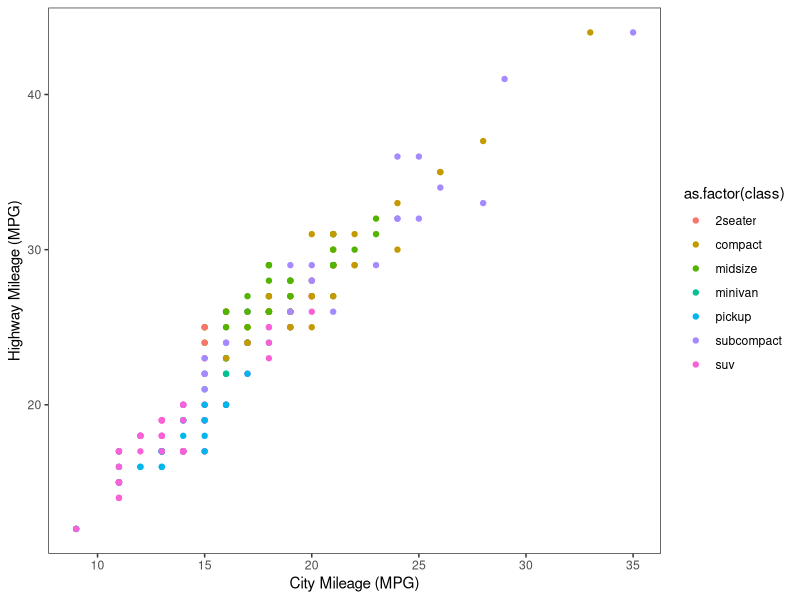
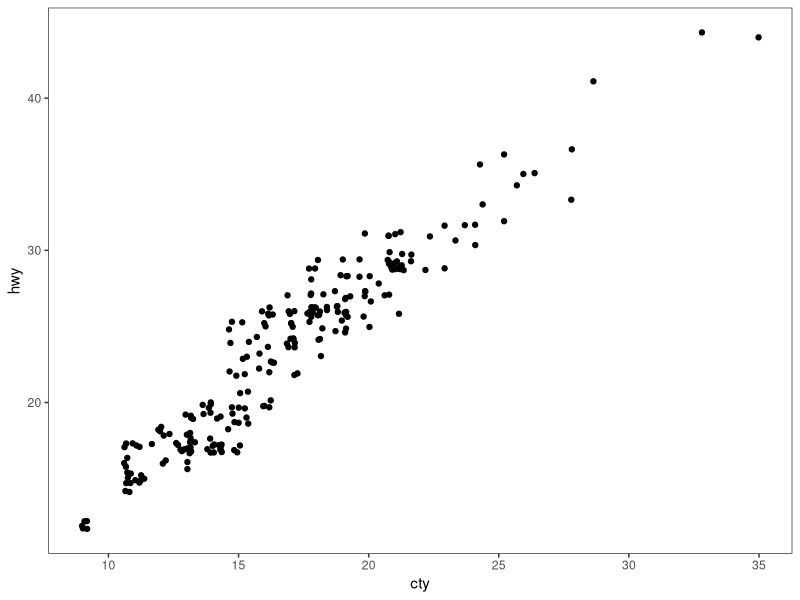
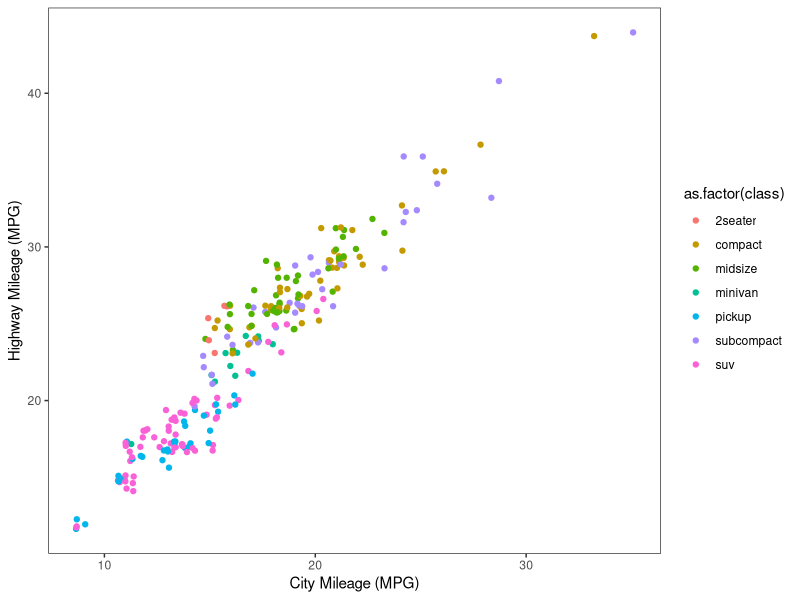
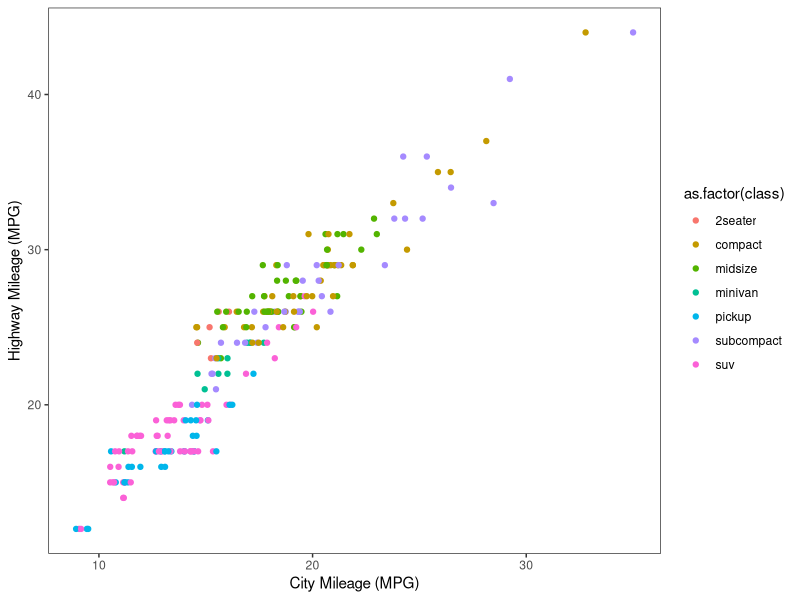
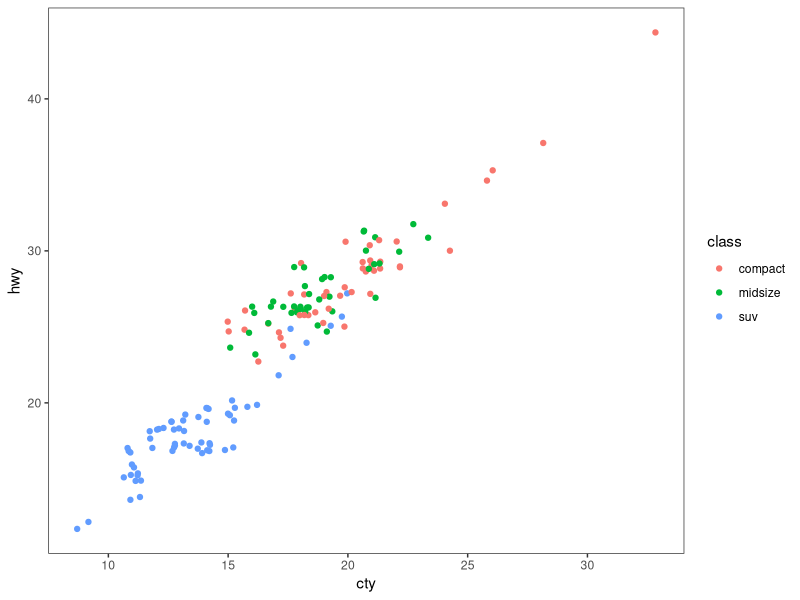
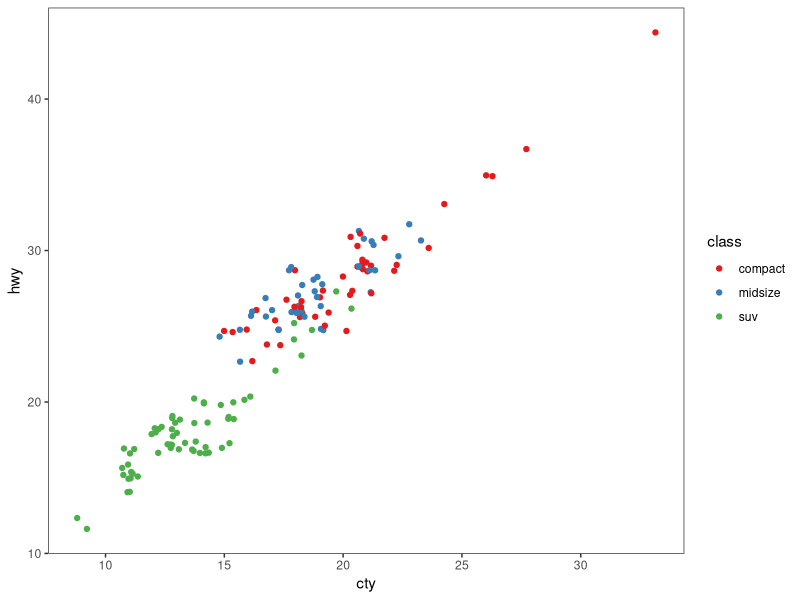
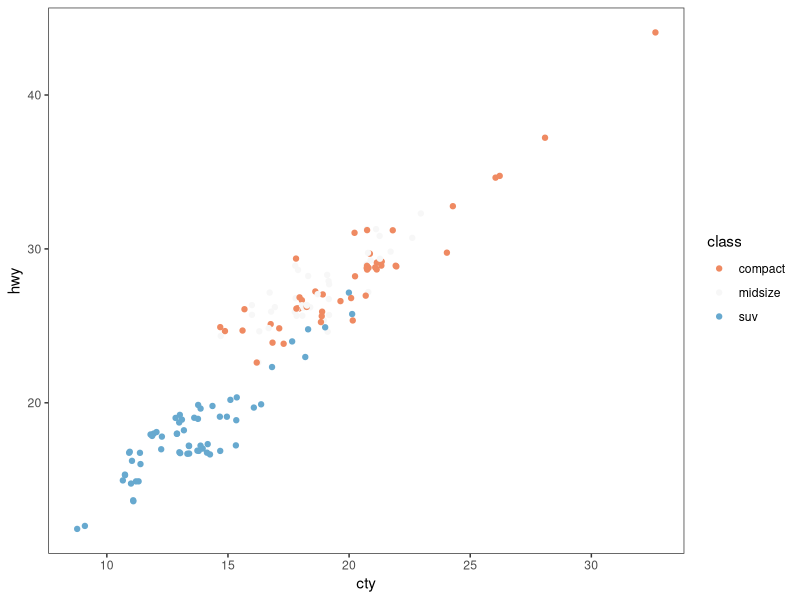
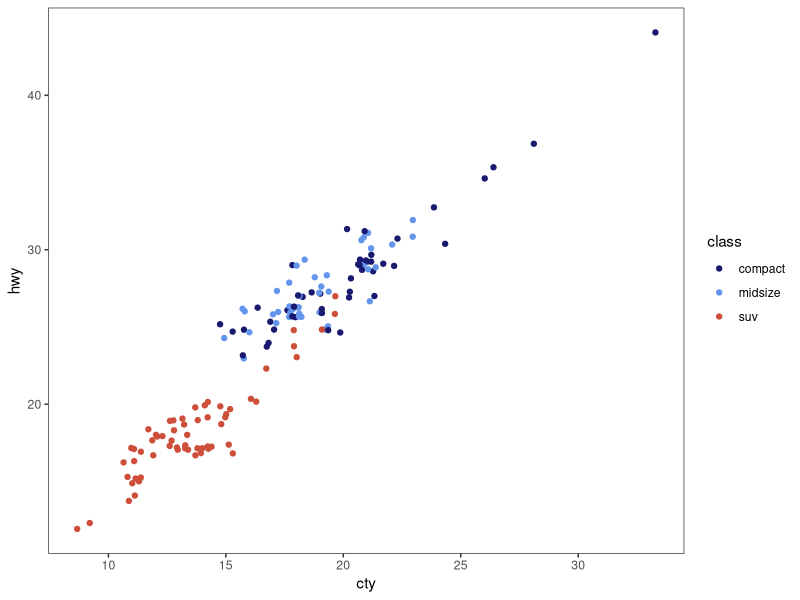

Source code (R) for these figures, in order: (Note: this script raises an error after producing the figures.)
# ---------------------------------------------------------- #
#### MODULE 3: Plot even more data!                       ####               
# ---------------------------------------------------------- #

## OBJECTIVE:
# 1. To develop a "grammar of graphics".
# 2. To become comfortable using ggplot2 for exploratory data visualization.


# ---------------------------------------------------------- #
#### SET UP:                                              ####
# ---------------------------------------------------------- #
# REMINDER: In RStudio, open the Rproject for our course (UNCG_DataWrangling), 
# pull any changes from GitHub, and navigate to the branch you created for 
# yourself (just a single branch for the whole semester) in RStudio's Git tab.
# Open this week's assignment in this new branch to complete and submit on GitHub.
# Ideally, you'll commit your answers a bit at a time as you work through
# this assignment, rather than committing all at once at the end.

# Reminder of some helpful resources for graphing in R:
# ggplot Cookbook: http://www.cookbook-r.com/Graphs/
# Official ggplot2 Book: https://ggplot2-book.org/
# Themes in ggplot2: https://ggplot2-book.org/polishing.html#themes

# In ggplot2, aesthetic means “something you can see”. Each aesthetic is a
# mapping between a visual cue and a variable.
# Examples include:
# position (i.e., on the x and y axes)
# color (“outside” color)
# fill (“inside” color)
# shape (of points)
# line type
# size

# Each type of geometric object (geom) accepts only a subset of all aesthetics.
# Refer to the geom help pages to see what mappings each geom accepts. Aesthetic
# mappings are set with the aes() function.

# TASK: We will be using the ggplot2 package for graphing. Fortunately, ggplot2 
# is nested within the tidyverse package (along with many others).
# Start by writing code to load the tidyverse library.
# HINT: see the end of assignment #1 if you forgot how to load a package.

library(tidyverse)

# TASK: Write code below to set your theme to black and white and both your major
# AND minor gridlines to element_blank for all plots you'll be making today.
# HINT: Check back to last week's assignment section 1.9 for setting themes for
# all plots.
theme_set(theme_bw()) 
theme_update(panel.grid.major = element_blank(),
             panel.grid.minor = element_blank())

# ---------------------------------------------------------- #
#### 1.0 CORRELATION                                      ####
# ---------------------------------------------------------- #

# We learned how to make correlations last week, but it never hurts to get
# more practice! Let's start by using a data set built into ggplot2.
# The mpg dataset looks at the gas efficiency of different cars. Run the following
# code to load the data:
data(mpg, package = "ggplot2")

# TASK: Create a scatterplot (i.e., a dot plot) to relate city and highway mileage.
# Color the points by the class of car (class column) and label the x and y axis 
# to be more informative (City Mileage (MPG) vs Highway Mileage (MPG)).
# HINT: Refer back to last week's assignment or the ggplot help resources if you 
# forget how to make a scatterplot.
ggplot(mpg, aes(x=cty, y=hwy)) + 
  geom_point(aes(color=as.factor(class))) +
  xlab("City Mileage (MPG)") + 
  ylab("Highway Mileage (MPG)")
             

# Looks alright, but the graph may be hiding some information...
# QUESTION: How many data points are in the mpg dataframe?
# 234

# QUESTION: Approximately how many dots are in the graph you just made? How does
# that compare to the number of observations in the dataframe?
# about a quarter of the total number of data points are plotted

# Try another correlation-focused geom that addresses this problem by running
# the following code:
ggplot(data=mpg, aes(x=cty, y=hwy)) + 
  geom_jitter()


# QUESTION: What happened when you created the plot with geom_jitter?
# overlapping dots are spread out ("jittered") at random

ggplot(mpg, aes(x=cty, y=hwy)) + 
  geom_jitter(aes(color=as.factor(class))) +
  xlab("City Mileage (MPG)") + 
  ylab("Highway Mileage (MPG)")

# QUESTION: Run the code to create a plot using geom_jitter a second time. Then run it
# again and again. What happens each time? Why is this happening?
# because the added variation is random 

# TASK: The default in geom_jitter is to jitter (or slightly move) the points away
# from each other in both the x and y directions. Check the help file for geom_jitter
# and write code below to make a graph where you jitter points in only the x-dimension
# by 0.5.

ggplot(mpg, aes(x=cty, y=hwy)) + 
  geom_jitter(aes(color=as.factor(class)),
              height = 0,
              width = .5) +
  xlab("City Mileage (MPG)") + 
  ylab("Highway Mileage (MPG)")

# ---------------------------------------------------------- #
#### 1.1 DETOUR! COLORS, COLORS, COLORS                   ####
# ---------------------------------------------------------- #

# Our world is so colorful, and our graphs can be too! But we want to be mindful
# of our color choices to not only be beautiful, but also informative and accessible.

# TASK: Create a new dataframe that filters our mpg data down to only information
# for car classes compact, midsize, and suv using an %in% statement. Name your 
# new dataframe mpgSubset.
# HINT: Refer back to the Transform assignment if you want help with %in% (or 
# try googling!)

mpgSubset <- mpg %>%
  filter(class %in% c("compact", "midsize", "suv"))


# ggplot has lots of nice (and some not so nice) built-in color palettes that we 
# can use to fill our bars with color. Try running the following code:
ggplot(data=mpgSubset, aes(x=cty, y=hwy, color=class)) +
  geom_jitter()

# The code above supplies us with ggplot's default color palette, which I find not
# so pleasing. Let's try to change this!

# We can add a statement specifying the scale of colors we would prefer. One way
# to do this is to use other pre-set palettes from ggplot. Run the code below to 
# ask ggplot to use the color brewer's palette called Set 1.
ggplot(data=mpgSubset, aes(x=cty, y=hwy, color=class)) +
  geom_jitter() +
  scale_color_brewer(palette="Set1")

# Alternatively, we could use the "RdBu" palette:
ggplot(data=mpgSubset, aes(x=cty, y=hwy, color=class)) +
  geom_jitter() +
  scale_color_brewer(palette="RdBu")

# QUESTION: Investigate the color brewer's range of palettes at this website: 
# https://r-graph-gallery.com/38-rcolorbrewers-palettes.html
# What do you notice about the colors chosen from each of the palettes that we
# used above? (i.e., does it use the first three colors in the palette? The last
# three? Some other combination?)
# when the palette is considered sequential or qualitative, it appears that the colors picked are equidistant from each other along the gradient. The diverging palette just takes the first three colors, because the colors aren't related in any way (along a gradient)


# We could also pick out EXACTLY which colors we want for our figure. 
# There are 4 main ways to specify colors in R:
### by name
### by number
### by Hex code
### with the rgb() function

# By Name: R allows you to call more than 600 colors by name! Run the following
# code to see a list:
colors()

# We can put in the colors we chose for each variable by adding the 
# scale_color_manual() function to our plot. Try it out by running the following
# code:
ggplot(data=mpgSubset, aes(x=cty, y=hwy, color=class)) +
  geom_jitter() +
  scale_color_manual(values=c('midnightblue', 'cornflowerblue', 'tomato3'))


# You can also chose colors by number, which are assigned in R.


ggplot(data=mpgSubset, aes(x=cty, y=hwy, color=class)) +
  geom_jitter() +
  scale_color_manual(values=c(391, 17, 394))

# TASK: Copy and paste the code to make our scatterplot and replace the color names
# with three numbers of your choice (between 1 and 657). How does your new figure look?
# HINT: remember to remove the quotation marks when calling numbers.
# it looks kinda ugly now... 

# QUESTION: How do you think you could figure out which color name belongs to
# each color number?
# HINT: Try creating a dataframe from color() by passing it into the
# as.data.frame() function.
colors_df <- colors()

colors <- as.data.frame(colors_df)

# You can also chose colors by Hex code. A Hex color code is a 6-symbol code made
# of up to three 2-symbol elements (6 symbols in length all together). Each of 
# the 2-symbol elements represents a color value in the Red-Green-Blue (RGB) color
# scale from 0 to 255. Hex codes are written with a # in front of them. Let's try
# out calling our colors using hex code.
ggplot(data=mpgSubset, aes(x=cty, y=hwy, color=class)) +
  geom_jitter() +
  scale_color_manual(values=c('#191970', '#6495ED', '#FF6347'))

# There are two great things about hex codes. First, you can call ANY color you 
# want with a hex code. That is, you're not limited to the 657 colors that are
# in ggplot. By specifying the color by hex code, you can pick literally anything!

# TASK: Google the search term "color picker". This should bring up google's color
# picker (in addition to a billion other color picking websites). Use this color
# picker to generate the hex codes for three new colors of your choice. Then copy
# and paste the above code, replacing the hex codes with your color choices.
ggplot(data=mpgSubset, aes(x=cty, y=hwy, color=class)) +
  geom_jitter() +
  scale_color_manual(values=c('#87db27', '#4287f5', '#fa4869'))

# The second great thing about hex codes is that you can control the transparency
# of your colors. Transparency is set in a hex code by adding two extra symbols
# to the end, which together make up the "alpha" element. Adding 00 to the end 
# of your hex code will make your color completely transparent, while adding FF 
# to the end will make it completely opaque. Any number/letters in-between will 
# result in partial transparency. You can find a complete list of transparencies
# between 0-100% here: https://gist.github.com/lopspower/03fb1cc0ac9f32ef38f4

# TASK: Try out transparency by copying and pasting your graph code below and
# adding the alpha element to the end of each of your hex codes to make your
# first color 0% transparent, your second color 50% transparent, and your third
# color 100% transparent.
ggplot(data=mpgSubset, aes(x=cty, y=hwy, color=class)) +
  geom_jitter() +
  scale_color_manual(values=c('#87db2700',   '#4287f580',  '#fa4869FF'))

# QUESTION: What happened to the point that you set to 100% transparent?
# The compact class points set to 100% transparent are now invisible

# Finally, we can set our colors using the rgb() function. This operates very
# similarly to the hex code, where you can pick exactly the color and transparency
# you want. Try it out by running the following code:
ggplot(data=mpgSubset, aes(x=cty, y=hwy, color=class)) +
  geom_jitter() +
  scale_color_manual(values=c(rgb(.10, .10, .44, .5), rgb(.39, .58, .93, .5), rgb(1.0, .39, .28, .5)))

# TASK: Modify the above code to make all of your points 50% transparent.

# There are so many inventive and artistic people in the world who have expanded
# the offerings for colors in ggplot. Check out some notable ones listed below
# when choosing colors for this assignment.
### Color-blind friendly palettes: https://github.com/JLSteenwyk/ggpubfigs
### Color palettes from vintage National Parks posters: https://github.com/katiejolly/nationalparkcolors
### Color palettes based on Wes Anderson movies: https://github.com/karthik/wesanderson
### Color palettes from famous Dutch paintings: https://github.com/EdwinTh/dutchmasters


# ---------------------------------------------------------- #
#### 1.2 DETOUR! LEGENDS                                  ####
# ---------------------------------------------------------- #

# When you specify colors in your ggplot code, R throws in a bonus legend for free!
# However, this legend is often not as clear or visually appealing as we might 
# prefer. But as with all geometric objects in ggplot, legends can be easily altered.

# Run the following code to create a scatter plot. Feel free to modify the colors
# as you prefer!
ggplot(data=mpgSubset, aes(x=cty, y=hwy, color=class)) +
  geom_jitter()

# QUESTION: Where did ggplot get the legend title and values from?
# the color=class section is telling r to assign colors based on the three class variables, and the values are pulled from the pre-existing color palette within ggplot. The legend title is the same as whatever that column is labeled as.

# We could change the title and values in our legend by altering the dataframe
# we are passing into ggplot. But that seems a bit drastic. Instead, we can 
# lean on the same code that specifies our color picks to alter the legend text.
# Try it out by running the following code:
ggplot(data=mpgSubset, aes(x=cty, y=hwy, color=class)) + # creating plot using the mpgSubset dataframe, assigning x and y axis variables, and coloring by class
  geom_jitter() + # spacing out the data points so we can see all overlapping points
  scale_color_manual(values=c('#FCBA03', '#380754', '#496916'), # assigning colors from hex code
                     name='Class of Car', # assigning legend title
                     breaks=c('suv', 'midsize', 'compact'), # telling r what the three characters to color by are
                     labels=c('SUV', 'Midsize', 'Compact')) # assigning lables to legend key


# TASK: Label each line of the code above with what it is doing.
# HINT: Check the scale_color_manual help file or ggplot Cookbook for more info.


# IMPORTANT: It is important to pay attention to the order you provide ggplot with 
# your color choices and legend labels! Try running the following code:
ggplot(data=mpgSubset, aes(x=cty, y=hwy, color=class)) + 
  geom_jitter() + 
  scale_color_manual(values=c('#FCBA03', '#380754', '#496916'), 
                     name='Class of Car', 
                     breaks=c('suv', 'midsize', 'compact'), 
                     labels=c('Compact', 'SUV', 'Midsize')) 


# QUESTION: What is wrong with the code above? Why is it so important to be
# careful with the order you pass information into ggplot?
# the legend tells us that compact cars are shown with the yellow color, but the line above orders suv to be connected to the yellow color based on the order in which they appear in the code. We are misrepresenting the data if we don't follow the same order in each line!

# While changing the legend text and factor order takes place in the scale_color_manual
# step, moving the legend around on the graph page is part of the graph theme. We
# can try this out using the code below:
ggplot(data=mpgSubset, aes(x=cty, y=hwy, color=class)) + 
  geom_jitter() + 
  theme(legend.position='top')


# TASK: Modify the code above to have the legend display along the bottom of
# the figure.
ggplot(data=mpgSubset, aes(x=cty, y=hwy, color=class)) + 
  geom_jitter() + 
  theme(legend.position='bottom')

# We can also have the legend located within the area of the graph itself! We can
# do this by specifying the coordinates for where the legend should go within the
# graph axes. First we set the legend position and then we set the anchoring 
# position by justifying the legend.
### bottom left: 0,0
### bottom right: 1,0
### top left: 0,1
### top right: 1,1

# Try it out by running the following code:
ggplot(data=mpgSubset, aes(x=cty, y=hwy, color=class)) + 
  geom_jitter() + 
  theme(legend.position=c(1,0), legend.justification=c(1,0))

# QUESTION: What happens if you don't include the code for legend justification
# above?
# the center of the legend is not anchored to the bottom right portion of the figure

# TASK: Copy and paste the code from above. Modify it to place the legend in the
# upper left part of the graph.
ggplot(data=mpgSubset, aes(x=cty, y=hwy, color=class)) + 
  geom_jitter() + 
  theme(legend.position=c(1,1), legend.justification=c(1,1))

# Finally, we might want to remove the legend altogether! We would do so by
# modifying the theme as well. 

# TASK: Check the ggplot cookbook to find the legends section. Read what it says 
# about removing the legend. Then copy and paste the graph code from above. 
# Modify the code to remove the legend.

ggplot(data=mpgSubset, aes(x=cty, y=hwy, color=class)) + 
  geom_jitter() + 
  theme(legend.position="none")

# ---------------------------------------------------------- #
#### 2.0 DEVIATION                                        ####
# ---------------------------------------------------------- #

# Used to compare variation in values between small number of items (or categories) 
# with respect to a fixed reference.

# Whether the graphical type is a deviation graph or a composition graph (or a 
# ranking graph) may depend on the underlying data structure.

# We used geom_bar() last week with factor data to create a bar graph. But
# geom_bar() is a bit tricky because it can make EITHER a bar graph or a histogram
# depending on the data you give it. The default of geom_bar() is to set stat to 
# count so if you give it just a continuous x value, it will make a histogram. Try
# it with the following code:
ggplot(data=mpg, aes(x=hwy)) + 
  geom_bar()

# In order to have the geom create bars and not a histogram, you must:
# 1) Set stat = identity
# 2) Provide both an x and a y inside the aes(), where x is either a character 
# or factor and y is numeric.

# TASK: Create a dataframe of summary statistics for the mpg data, calculating the
# mean, standard deviation, and standard error for highway mpg grouping by class.
# Name the resulting dataframe highwayMPG and your new variables hwy_mean, hwy_sd,
# and hwy_se.
# HINT: Look back at the Transform assignment if you forget how to summarize the
# data. Also recall, standard error = 1.96*standard deviation.


# TASK: Create a bar graph showing the average highway MPG on the y-axis and 
# car class on the x-axis. Fill the bars by class. Add in error bar caps that are 20%
# the width pf the bars.
# HINT: Don't forget to change stat from the default in your geom_bar() statement!


# ---------------------------------------------------------- #
#### 2.1 DETOUR! COLORS AND LEGENDS, AGAIN                ####
# ---------------------------------------------------------- #

# Recall that some geometric elements require fills instead of (or sometimes in
# addition to) colors.

# TASK: Create a bar graph with the mpg summary stats with the following parameters:
# (1) Black bar outline
# (2) Bars filled with the color brewer palette "Dark2" using the scale_fill_manual
#     statement
# (3) No legend
# (4) Informative x- and y-axis labels. 

# HINT: Carefully consider whether your color and/or fill should go within an aes() 
# statement, the scale_fill_manual or scale_color_manual statements, or neither.
# If in doubt, try a bunch of ways until it looks how we want it. And consult 
# your helpful ggplot resources on the web.


# ---------------------------------------------------------- #
#### 2.2 DETOUR! AXIS MODIFICATIONS                       ####
# ---------------------------------------------------------- #

# Run the following code, feeling free to modify colors as you prefer:
ggplot(data=highwayMPG, aes(x=class, y=hwy_mean, fill=class)) +
  geom_bar(stat='identity') 

# QUESTION: Where is ggplot getting the x-axis tick labels from?


# Often our tick labels are not the best. We can modify them to be more informative
# or visually appealing by directly modifying the dataframe, but again this feels
# a bit extreme. Instead, we can directly modify the scale of the axis. For axes
# that deal with categories, we are setting the discrete scale. Try it out by
# running the following code:
ggplot(data=highwayMPG, aes(x=class, y=hwy_mean, fill=class)) +
  geom_bar(stat='identity') +
  scale_x_discrete(labels=c('sport', 'compact', 'midsize', 'minivan', 'pickup', 'subcompact', 'SUV'))

# We can also change the scale of the continuous axes, including how large they are
# and where the tick marks fall as follows:
ggplot(data=highwayMPG, aes(x=class, y=hwy_mean, fill=class)) +
  geom_bar(stat='identity') +
  scale_y_continuous(breaks=seq(0, 50, 10)) +
  coord_cartesian(ylim=c(0,50))

# QUESTION: Try running the code above without the coord_cartesian() statement. 
# What is surprising about the resulting graph? Based on this result, what do you
# think the coord_cartesian() statement does?


# We can also add a statement into the scale discrete or continuous statements
# to name our axes, rather than putting in a whole separate step of xlab() or ylab().
# Try it out with the following code:
ggplot(data=highwayMPG, aes(x=class, y=hwy_mean, fill=class)) +
  geom_bar(stat='identity') +
  scale_x_discrete(name='Class of Car') +
  scale_y_continuous(name='Mean Highway MPG')


# Finally, we can flip our axes easily in ggplot as follows:
ggplot(data=highwayMPG, aes(x=class, y=hwy_mean, fill=class)) +
  geom_bar(stat='identity') +
  coord_flip()


# TASK: Let's put it all together. Make a graph of the mpg summary stats with the
# following specifications:
# (1) color by class of car using a color scheme of your choice (not the default)
# (2) plot the class of car on the x-axis and the highway MPG on the y axis
# (3) include better names for the x- and y-axis titles
# (4) include better names for the car classes
# (5) set the scale of the highway mpg to run from 0 to 30 with breaks every 5 
# (6) flip your axes
# (7) remove the legend


# ---------------------------------------------------------- #
#### 3.0 RANKING                                          ####
# ---------------------------------------------------------- #
# Used to compare the position or performance of multiple items with respect to 
# each other. Actual values matters somewhat less than the ranking.

# TASK: Create a dataframe of summary statistics for the mpg data, calculating the
# mean, standard deviation, and standard error for CITY mpg grouping by class.
# Name the resulting dataframe cityMPG and your new variables city_mean, city_sd,
# and city_se.
# HINT: Look back at the Transform assignment if you forget how to summarize the
# data. Also, standard error = 1.96*standard deviation.


# Now we want to plot our data in order from smallest to largest city MPG to get
# a ranking. To do so, we need to use the reorder() function to rearrange the data
# going into our x-axis.
ggplot(cityMPG, aes(x=reorder(class, city_mean), y=city_mean)) + 
  geom_bar(stat="identity")

# TASK: Recreate the above ranking figure to include the following:
# (1) class of car on the x-axis with informative axis and tick labels
# (2) MPG ordered from highest to lowest (hint: try google if you're unsure)
# (3) bars with dary grey outlines and filled by class with your favorite color scheme
# (4) error bars with end caps 30% the width of the bars
# (5) y-axis from 0 to 30 with tick marks every 5
# (6) no legend.


# ---------------------------------------------------------- #
#### 4.0 DISTRIBUTION                                     ####
# ---------------------------------------------------------- #
# When you have lots and lots of data points and want to study where and how the
# data points are distributed.

# Histograms can be accomplished with either geom_bar() or geom_histogram()
ggplot(mpg, aes(hwy)) + 
  geom_histogram()

# TASK: Recreate the graph above, but using geom_bar() instead


# TASK: Try making a histogram with the categorical variable 'manufacturer'.
# What error message do you get?


# QUESTION: What happens when you follow the advice of the error message and 
# make stat='count'?
ggplot(mpg, aes(manufacturer)) + 
  geom_histogram(stat="count")


# TASK: Make a boxplot comparing the distribution of cty (city mileage) for
# each class of car.
# HINT: Look back to last week if you forget how to make a boxplot.


# We can also make a different type of distribution, a violin plot using the 
# geom_violin statement as follows:
ggplot(mpg, aes(x=class, y=cty)) + 
  geom_violin()

# QUESTION: What does a violin plot show? Check google if you're unsure.


# ---------------------------------------------------------- #
#### 5.0 COMPOSITION                                      ####
# ---------------------------------------------------------- #
# Bar charts and pie charts are classic ways of showing composition of a dataset.

# TASK: Let's get some data for this task by determining the number of cars from 
# each car manufacturer in our mpg dataframe. We can do this as follows:
manufacturerFreq <- mpg %>% 
  group_by(manufacturer) %>% 
  summarize(frequency=length(manufacturer)) %>% 
  ungroup()

# TASK: Make a bar graph of the number of cars (frequency) by manufacturer using
# the dataframe we created above.


# We can switch the bar chart you created above into a pie chart simply by changing
# the coordinate system through a series of steps as follows:

ggplot(manufacturerFreq, aes(x=manufacturer, y=frequency)) +
  geom_bar(stat="identity") +
  coord_polar()

ggplot(manufacturerFreq, aes(x=manufacturer, y=frequency, fill=manufacturer)) +
  geom_bar(stat="identity") +
  coord_polar()

ggplot(manufacturerFreq, aes(x="", y=frequency, fill=manufacturer)) +
  geom_bar(stat="identity", width=1) +
  coord_polar()

ggplot(manufacturerFreq, aes(x="", y=frequency, fill=manufacturer)) +
  geom_bar(stat="identity", width=1) +
  coord_polar(theta="y")

ggplot(manufacturerFreq, aes(x="", y=frequency, fill=manufacturer)) +
  geom_bar(stat="identity", width=1) +
  coord_polar(theta="y", start=0) +
  theme_void() +
  theme(legend.title = element_text(size = 12.5), 
        legend.text  = element_text(size = 8.5),
        legend.key.size = unit(.75, "lines"))

# TASK: Annotate the code below to describe what each line does:
ggplot(manufacturerFreq, aes(x="", y=frequency, fill=manufacturer)) +
  geom_bar(stat="identity", width=1) +
  coord_polar(theta="y", start=0) +
  theme_void() +
  theme(legend.title = element_text(size = 12.5), 
        legend.text  = element_text(size = 8.5),
        legend.key.size = unit(.75, "lines"))


# ---------------------------------------------------------- #
#### 6.0 CHANGE                                           ####
# ---------------------------------------------------------- #

# Time series are often best visualized with line graphs. Let's try this out
# with some new data:
data("economics")

# TASK: Use the economics dataset to plot the number of people who are unemployed
# over time (unemploy vs date). Make a scatterplot, then connect the points with 
# lines using geom_line().
# HINT: use ?economics to get more information about this dataset.




# ---------------------------------------------------------- #
#### GROUPS AND MAPS                                      ####
# ---------------------------------------------------------- #

# Let's save these for group project options, this assignment is really long!









# REMEMBER: Save and push your script when you're done with this assignment!
